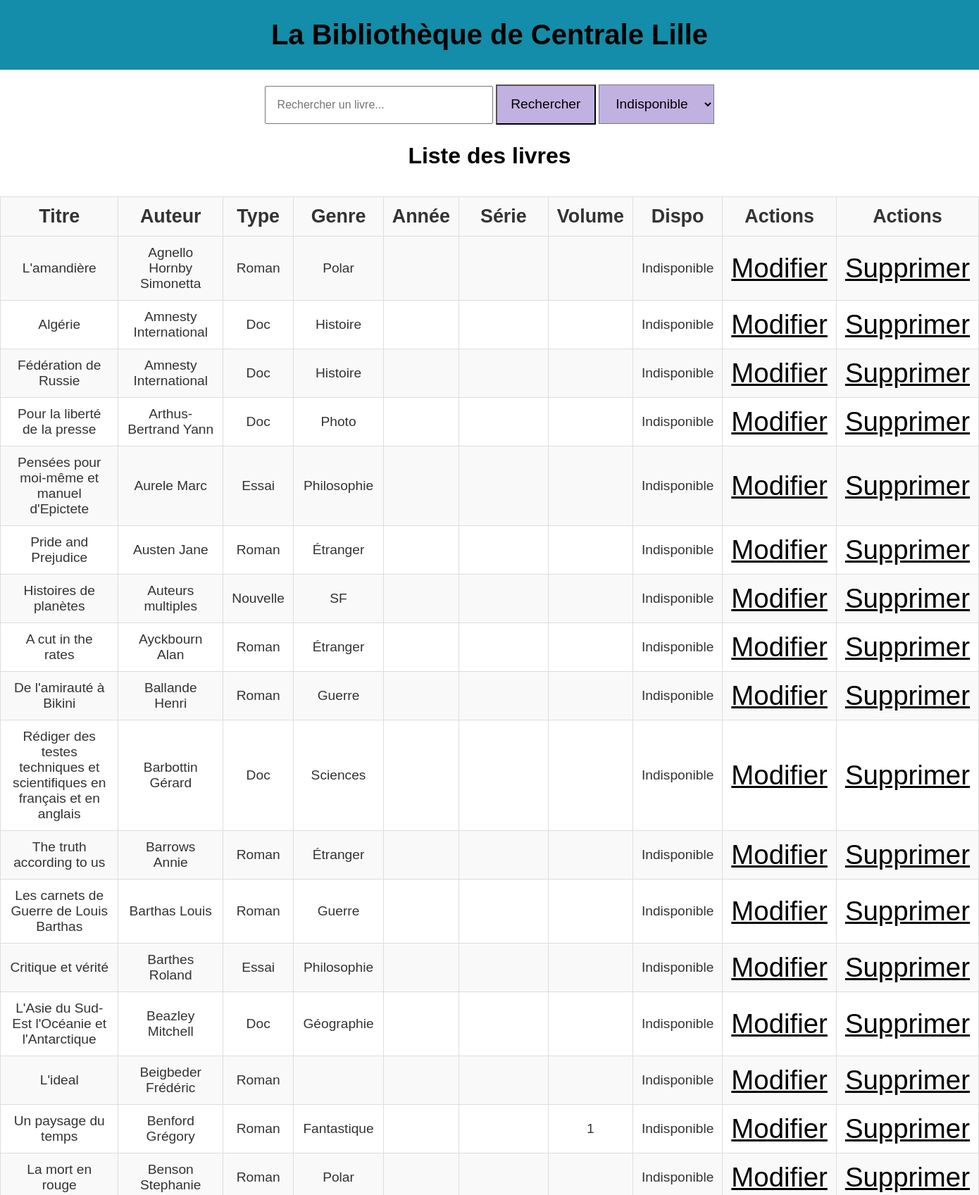
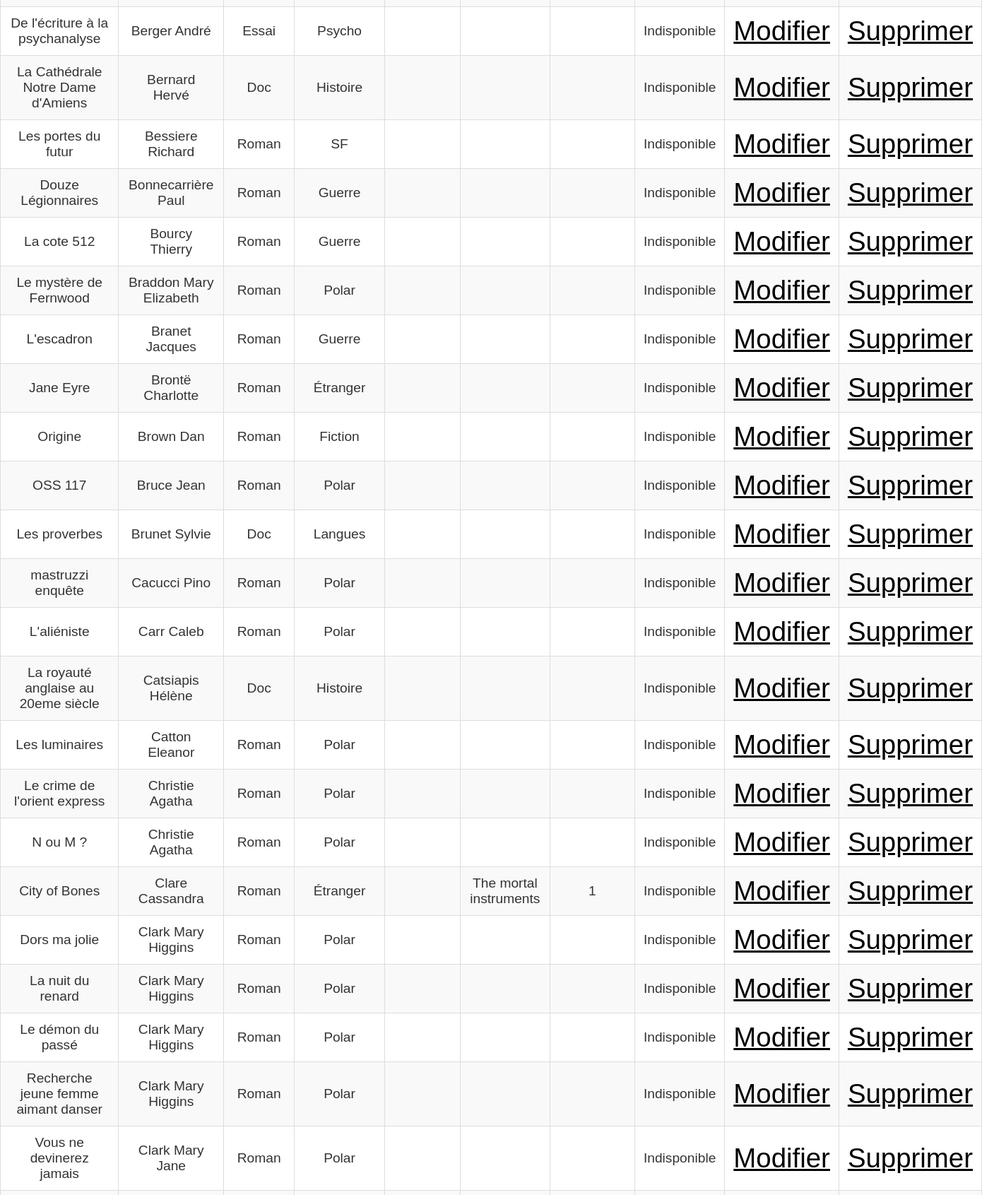
The app's page /edit.php?dispo=0 (upper part) with its own data (2 pictures, top to bottom).
### tables this page shows
CREATE TABLE BDD (
    id INTEGER PRIMARY KEY AUTOINCREMENT,
    titre TEXT,
    auteur TEXT,
    type TEXT,
    genre TEXT,
    annee INTEGER,
    serie TEXT,
    volume INTEGER,
    dispo INTEGER
);

### edit.php (the view, shortened to what this page needs)
<!DOCTYPE html>
<html lang="fr">
<head>
    <link rel="stylesheet" href="style.css">
</head>
<body>
    <header> <h1>La Bibliothèque de Centrale Lille</h1> </header>
    <main>
    <form action="edit.php" method="GET">
        <input type="text" name="search" id="search" placeholder="Rechercher un livre..." value="<?= htmlspecialchars($_GET['search'] ?? '') ?>">
        <button type="submit">Rechercher</button>
        <select name="dispo">
            <option value="0" <?= (isset($_GET['dispo']) && $_GET['dispo'] == '0') ? 'selected' : '' ?>>Indisponible</option>
        </select>
    </form>
    <?php
        $db = new SQLite3('dbb.db');
        $dispo = isset($_GET['dispo']) ? trim($_GET['dispo']) : '';
        $query = "SELECT * FROM BDD WHERE 1=1";
        $params = [];
        if ($dispo !== '') {
            $query .= " AND dispo = :dispo";
            $params[':dispo'] = $dispo;
        }
        $stmt = $db->prepare($query);
        foreach ($params as $key => $value) {
            $stmt->bindValue($key, $value, SQLITE3_TEXT);
        }
        $result = $stmt->execute();
        echo "<h2>Liste des livres</h1>";
        echo "<table class='styled-table'>";
        echo "<thead>";
        echo "<tr>
                <th>Titre</th>
                <th>Auteur</th>
                <th>Type</th>
                <th>Genre</th>
                <th>Année</th>
                <th>Série</th>
                <th>Volume</th>
                <th>Dispo</th>
                <th>Actions</th>
                <th>Actions</th>
            </tr>";
            echo "</thead>";
            echo "<tbody>";
        while ($row = $result->fetchArray(SQLITE3_ASSOC)) {
            $dispo = ($row['dispo'] == 1) ? 'Disponible' : 'Indisponible';
            $annee = ($row['annee'] == 0) ? '' : $row['annee'];
            $serie = ($row['serie'] == '') ? '' : $row['serie'];
            $volume = ($row['volume'] == 0) ? '' : $row['volume'];
            echo "<tr>
                    <td>{$row['titre']}</td>
                    <td>{$row['auteur']}</td>
                    <td>{$row['type']}</td>
                    <td>{$row['genre']}</td>
                    <td>{$annee}</td>
                    <td>{$serie}</td>
                    <td>{$volume}</td>
                    <td>{$dispo}</td>
                    <td>
                        <a href='modif.php?id={$row['id']}'>Modifier</a>
                    </td>
                    <td>
                        <a href='suppr.php?id={$row['id']}'>Supprimer</a>
                    </td>
                </tr>";
        }
        echo "</table>";
    ?>
    </main>
</body>
</html>

### style.css (style rules this page uses)
body { font-family: Arial, sans-serif; background-color: white; color: #333; align-items: center; justify-items: center; }
main { background-color: white; top: 7.5em; position: absolute; text-align: center; left: 0; right: 0; }
header { top: 0; left: 0; right: 0; background-color: #138DA9; position: absolute; }
h1 { color: black; font-size: 2.5em; text-align: center; }
h2 { color: black; font-size: 2em; text-align: center; }
form { margin-bottom: 1.5em; }
a { font-size: 0.1em; }
input[type="text"] { padding: 1em; width: 18em; font-size: 1em; }
button { padding: 0.8em 1em; background-color: #c1b1e1; color: black; border: color(srgb rgb(0, 0, 0) ); cursor: pointer; font-size: 1.2em; }
select { padding: 0.8em 1em; background-color: #c1b1e1; color: black; border: color(srgb rgb(0, 0, 0) ); cursor: pointer; font-size: 1.2em; }
a { font-size: 2em; color: black; }
.styled-table { width: 100%; border-collapse: collapse; font-size: 1.2em; min-width: 6em; background-color: #f9f9f9; border-radius: 2em; margin-top: 2em; }
.styled-table th, .styled-table td { padding: 12px; border-bottom: 1px solid #ddd; }
.styled-table td { text-align: center; }
.styled-table th { font-weight: bold; font-size: 1.4em; }
.styled-table tr:nth-child(odd) { background-color: #f9f9f9; }
.styled-table tr:nth-child(even) { background-color: white; }
.styled-table td, .styled-table th { border: 1px solid #ddd; }

### records on screen
bdd: titre "L'amandière", auteur "Agnello Hornby Simonetta", type "Roman", genre "Polar", dispo "Indisponible"
bdd: titre "Algérie", auteur "Amnesty International", type "Doc", genre "Histoire", dispo "Indisponible"
bdd: titre "Fédération de Russie", auteur "Amnesty International", type "Doc", genre "Histoire", dispo "Indisponible"
bdd: titre "Pour la liberté de la presse", auteur "Arthus-Bertrand Yann", type "Doc", genre "Photo", dispo "Indisponible"
bdd: titre "Pensées pour moi-même et manuel d'Epictete", auteur "Aurele Marc", type "Essai", genre "Philosophie", dispo "Indisponible"
bdd: titre "Pride and Prejudice", auteur "Austen Jane", type "Roman", genre "Étranger", dispo "Indisponible"
bdd: titre "Histoires de planètes", auteur "Auteurs multiples", type "Nouvelle", genre "SF", dispo "Indisponible"
bdd: titre "A cut in the rates", auteur "Ayckbourn Alan", type "Roman", genre "Étranger", dispo "Indisponible"
bdd: titre "De l'amirauté à Bikini", auteur "Ballande Henri", type "Roman", genre "Guerre", dispo "Indisponible"
bdd: titre "Rédiger des testes techniques et scientifiques en français et en anglais", auteur "Barbottin Gérard", type "Doc", genre "Sciences", dispo "Indisponible"
bdd: titre "The truth according to us", auteur "Barrows Annie", type "Roman", genre "Étranger", dispo "Indisponible"
bdd: titre "Les carnets de Guerre de Louis Barthas", auteur "Barthas Louis", type "Roman", genre "Guerre", dispo "Indisponible"
bdd: titre "Critique et vérité", auteur "Barthes Roland", type "Essai", genre "Philosophie", dispo "Indisponible"
bdd: titre "L'Asie du Sud-Est l'Océanie et l'Antarctique", auteur "Beazley Mitchell", type "Doc", genre "Géographie", dispo "Indisponible"
bdd: titre "L'ideal", auteur "Beigbeder Frédéric", type "Roman", dispo "Indisponible"
bdd: titre "Un paysage du temps", auteur "Benford Grégory", type "Roman", genre "Fantastique", volume "1", dispo "Indisponible"
bdd: titre "La mort en rouge", auteur "Benson Stephanie", type "Roman", genre "Polar", dispo "Indisponible"
bdd: titre "De l'écriture à la psychanalyse", auteur "Berger André", type "Essai", genre "Psycho", dispo "Indisponible"
bdd: titre "La Cathédrale Notre Dame d'Amiens", auteur "Bernard Hervé", type "Doc", genre "Histoire", dispo "Indisponible"
bdd: titre "Les portes du futur", auteur "Bessiere Richard", type "Roman", genre "SF", dispo "Indisponible"
bdd: titre "Douze Légionnaires", auteur "Bonnecarrière Paul", type "Roman", genre "Guerre", dispo "Indisponible"
bdd: titre "La cote 512", auteur "Bourcy Thierry", type "Roman", genre "Guerre", dispo "Indisponible"
bdd: titre "Le mystère de Fernwood", auteur "Braddon Mary Elizabeth", type "Roman", genre "Polar", dispo "Indisponible"
bdd: titre "L'escadron", auteur "Branet Jacques", type "Roman", genre "Guerre", dispo "Indisponible"
bdd: titre "Jane Eyre", auteur "Brontë Charlotte", type "Roman", genre "Étranger", dispo "Indisponible"
bdd: titre "Origine", auteur "Brown Dan", type "Roman", genre "Fiction", dispo "Indisponible"
bdd: titre "OSS 117", auteur "Bruce Jean", type "Roman", genre "Polar", dispo "Indisponible"
bdd: titre "Les proverbes", auteur "Brunet Sylvie", type "Doc", genre "Langues", dispo "Indisponible"
bdd: titre "mastruzzi enquête", auteur "Cacucci Pino", type "Roman", genre "Polar", dispo "Indisponible"
bdd: titre "L'aliéniste", auteur "Carr Caleb", type "Roman", genre "Polar", dispo "Indisponible"
bdd: titre "La royauté anglaise au 20eme siècle", auteur "Catsiapis Hélène", type "Doc", genre "Histoire", dispo "Indisponible"
bdd: titre "Les luminaires", auteur "Catton Eleanor", type "Roman", genre "Polar", dispo "Indisponible"
bdd: titre "Le crime de l'orient express", auteur "Christie Agatha", type "Roman", genre "Polar", dispo "Indisponible"
bdd: titre "N ou M ?", auteur "Christie Agatha", type "Roman", genre "Polar", dispo "Indisponible"
bdd: titre "City of Bones", auteur "Clare Cassandra", type "Roman", genre "Étranger", serie "The mortal instruments", volume "1", dispo "Indisponible"
bdd: titre "Dors ma jolie", auteur "Clark Mary Higgins", type "Roman", genre "Polar", dispo "Indisponible"
bdd: titre "La nuit du renard", auteur "Clark Mary Higgins", type "Roman", genre "Polar", dispo "Indisponible"
bdd: titre "Le démon du passé", auteur "Clark Mary Higgins", type "Roman", genre "Polar", dispo "Indisponible"
bdd: titre "Recherche jeune femme aimant danser", auteur "Clark Mary Higgins", type "Roman", genre "Polar", dispo "Indisponible"
bdd: titre "Vous ne devinerez jamais", auteur "Clark Mary Jane", type "Roman", genre "Polar", dispo "Indisponible"
